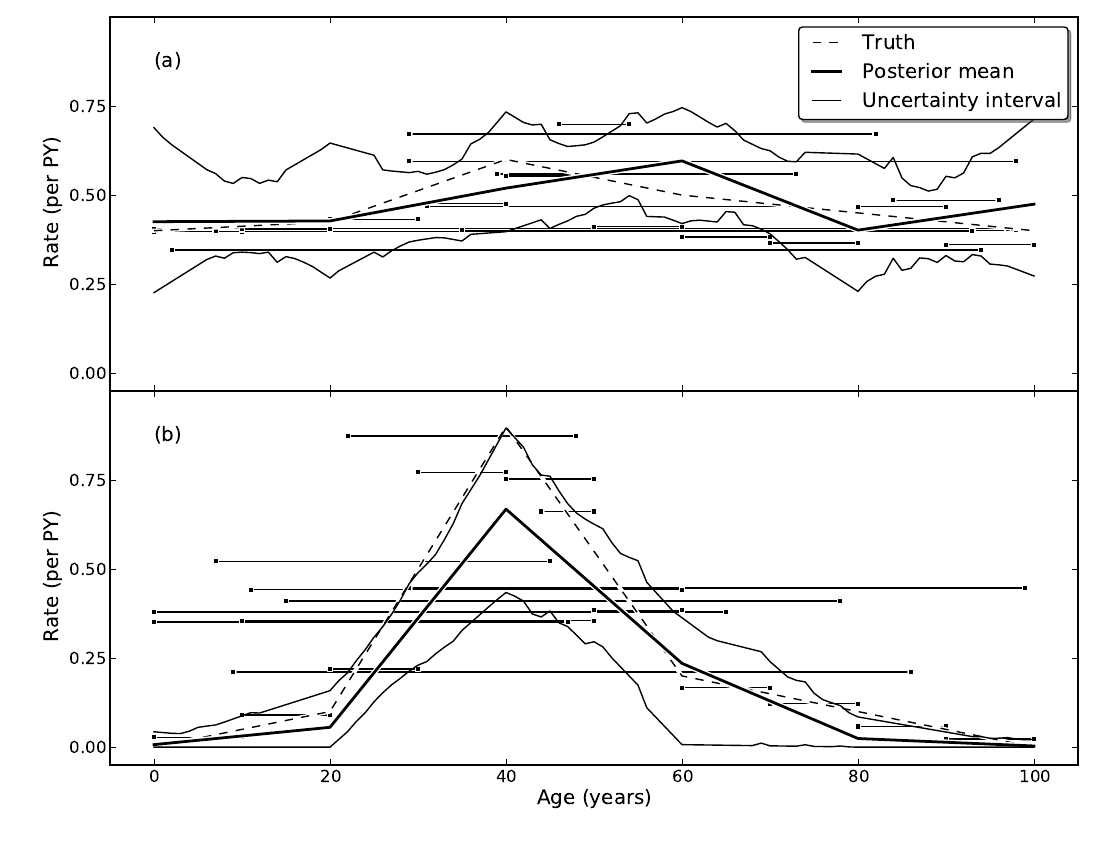

The Python source for this figure:
""" Where midpoint model works and does not
"""

# add to path, to make importing possible
import sys
sys.path += ['.', '..']

import pylab as pl
import pymc as mc
import scipy.interpolate

import graphics
import book_graphics
reload(book_graphics)


import age_group_models as agm
reload(agm)

mc.np.random.seed(123567)

m = {}

f = scipy.interpolate.interp1d([0, 20, 40, 60, 100], [.4, .425, .6, .5, .4])
model = agm.simulate_age_group_data(N=20, delta_true=50, pi_true=f)
agm.fit_midpoint_covariate_model(model)
m[0] = model

f = scipy.interpolate.interp1d([0, 20, 30, 40, 100], [0, .1, .9, .2, 0])
model = agm.simulate_age_group_data(N=20, delta_true=50, pi_true=f)
agm.fit_midpoint_covariate_model(model)
m[1] = model

agm.plot_fits(m)
pl.savefig('age_group_midpoint.pdf')


pl.show()
